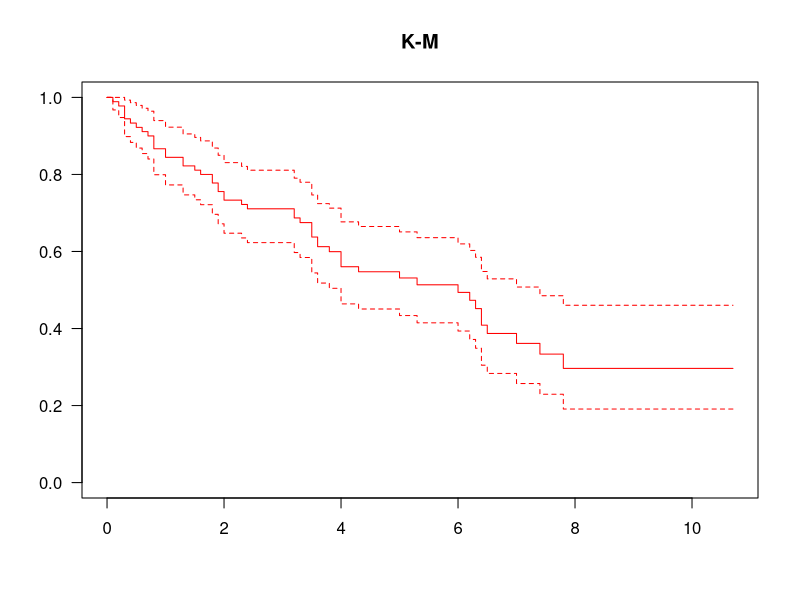

This chart was generated by the following R code:
## ---- chunk 1
knitr::opts_chunk$set(echo = TRUE)
## ---- chunk 2
#Cargamos las librerías necesarias
library(survminer)
library(survival)
library(KMsurv)
## ---- chunk 3
data("larynx")
survObject <- Surv(larynx$time, larynx$delta)
fit <- survfit(survObject ~ 1)
plot(fit, main="K-M", col="red", las=1)
